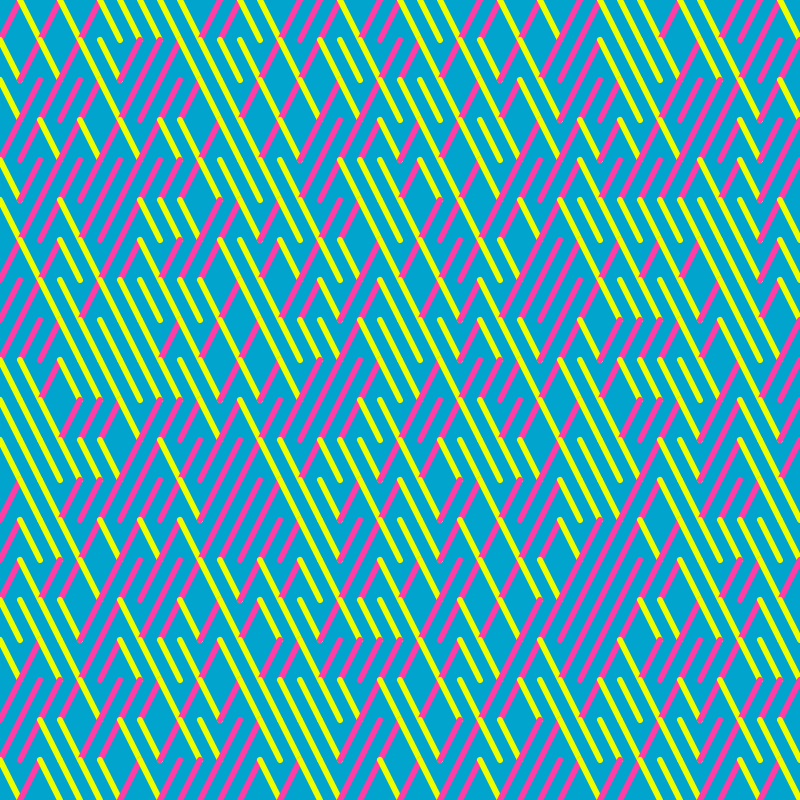
Frame 1 (no input)
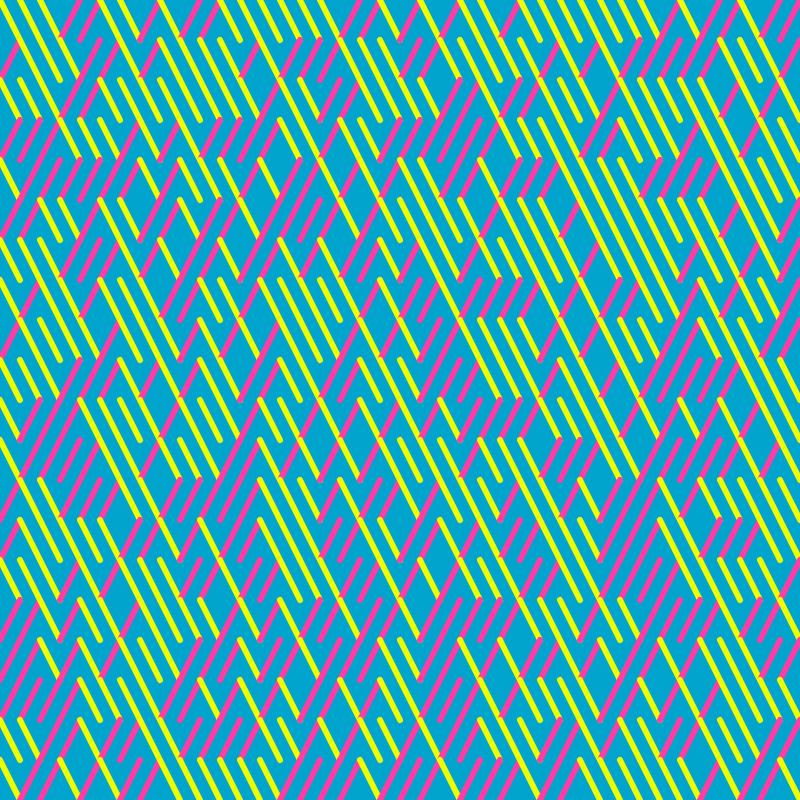
Frame 2 (the mouse pressed at the canvas centre, redrawn once)

The p5.js sketch that drew these frames (run headless with seeded random() and noise() and a simulated clock; the mouse was pressed at the canvas centre and the sketch redrawn once):

// p5.js sketch
// ── sketch.js
const WIDTH_HEIGHT = 800;
const ASPECT_RATIO = 0.5; // Width to Height
const TILE_WIDTH = 20;
const TILE_HEIGHT = TILE_WIDTH / ASPECT_RATIO;

let background_color;
let color1;
let color2;

function setup() {
  createCanvas(WIDTH_HEIGHT, WIDTH_HEIGHT);
  background_color = color("#00a4cc");
  color1 = color("#ff3ea5");
  color2 = color("#edff00");
  strokeWeight(6);
  noLoop();
}

function draw() {
  background(background_color);
  let num_tiles_width = floor(width / TILE_WIDTH);
  let num_tiles_height = floor(height / TILE_HEIGHT);
  let horizontal_spacing = (width - num_tiles_width * TILE_WIDTH) / 2.0;
  let vertical_spacing = (height - num_tiles_height * TILE_HEIGHT) / 2.0;
  noFill();
  stroke(0);
  for (let row = 0; row < num_tiles_height; row++) {
    for (let col = 0; col < num_tiles_width; col++) {
      let select = floor(random(0, 2));
      if (select == 1) {
        stroke(color1);
        line(
          horizontal_spacing + col * TILE_WIDTH,
          vertical_spacing + row * TILE_HEIGHT + TILE_HEIGHT,
          horizontal_spacing + col * TILE_WIDTH + TILE_WIDTH,
          vertical_spacing + row * TILE_HEIGHT
        );
      } else {
        stroke(color2);
        line(
          horizontal_spacing + col * TILE_WIDTH,
          vertical_spacing + row * TILE_HEIGHT,
          horizontal_spacing + col * TILE_WIDTH + TILE_WIDTH,
          vertical_spacing + row * TILE_HEIGHT + TILE_HEIGHT
        );
      }
      /*
      stroke(255);
      rect(
        horizontal_spacing + col * TILE_WIDTH,
        vertical_spacing + row * TILE_HEIGHT,
        TILE_WIDTH,
        TILE_HEIGHT
      );
	  */
    }
  }
}
